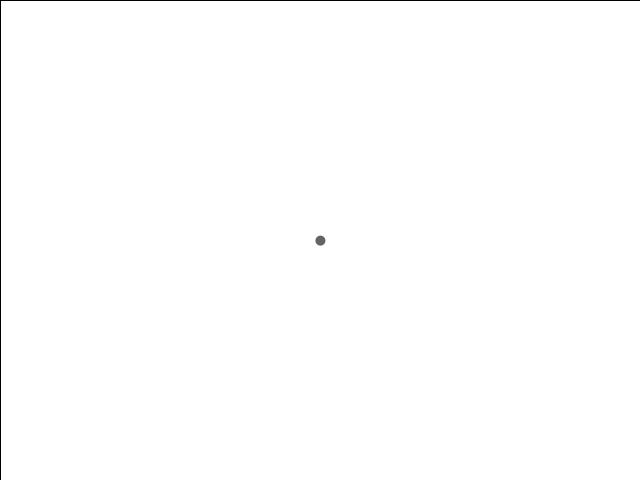
Frame 1 (no input)
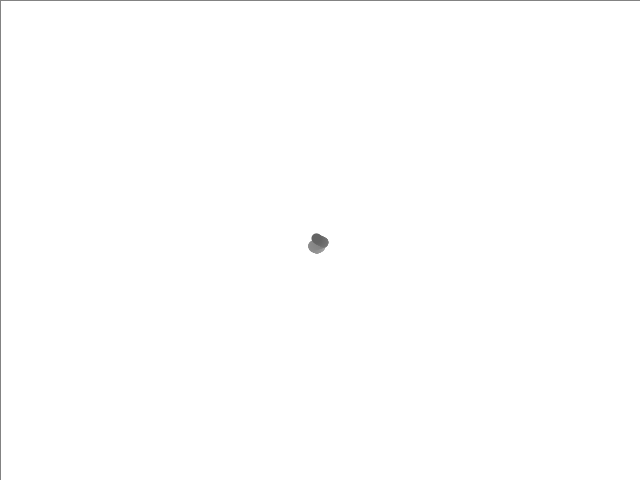
Frame 60 (the mouse pressed at the canvas centre just before this capture)
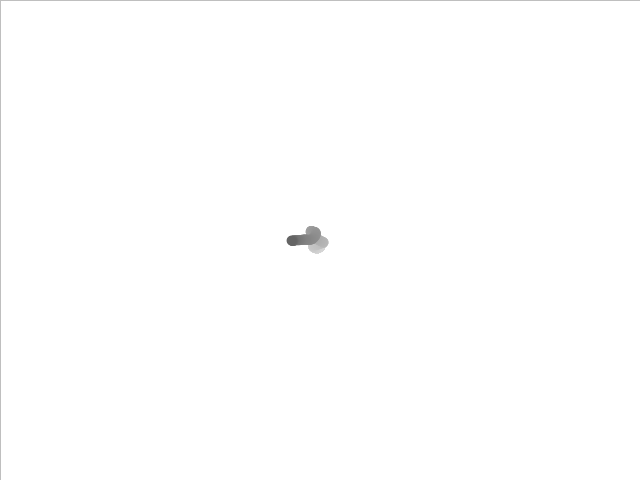
Frame 120 (the mouse held since frame 60 and released just before this capture)

The Processing sketch that drew these frames (run headless with seeded random() and noise(); from frame 60 on, the mouse is pressed at the canvas centre):

// Processing sketch: exer_1_2
// ── exer_1_2.pde
/* Rilla's solution to exercise 1.2 in Daniel Shiffman's Nature of Code

Exercise 1.2
Take one of the walker examples from the introduction and convert it to use PVectors. */

import java.util.*;

Walker w;

void setup() {
  size(640, 480);
  w = new Walker();
  background(255);
}

void draw() {
  
  // draw a rectangle over the whole screen with an alpha val of 3 to make the walker have a fading trail
  fill(255, 3);
  rect(0, 0, width, height);
  
  w.step();
  w.display();
}
// ── Walker.pde
class Walker {

  // a PVector object to take care of location
  PVector location;

  float xoff;
  float yoff;


  Walker() {
    
    location = new PVector(width/2, height/2);
    
    xoff = 0;
    yoff = 10000;
  }

  void step() {
    int maxStepSize = 2;

    // map noise(xoff) from something between 0-1 to something in the range of [-maxStepSize, stepSize] 
    float xdir = map(noise(xoff), 0, 1, -maxStepSize, maxStepSize);

    // map noise(yoff) from something between 0-1 to something in the range of [-maxStepSize, stepSize] 
    float ydir = map(noise(yoff), 0, 1, -maxStepSize, maxStepSize);

    // update location.x and location.y
    location.x += xdir;
    location.y += ydir;

    // ensure we don't go cruising off the screen: constrain location.x and location.y to screen dimensions
    location.x = constrain(location.x, 0, width-1);
    location.y = constrain(location.y, 0, height-1);

    // update xoff and yoff
    xoff += 0.05;
    yoff += 0.05;
  }


  void display() {
    noStroke();
    fill(100);
    ellipse(location.x, location.y, 10, 10);
  }
}
